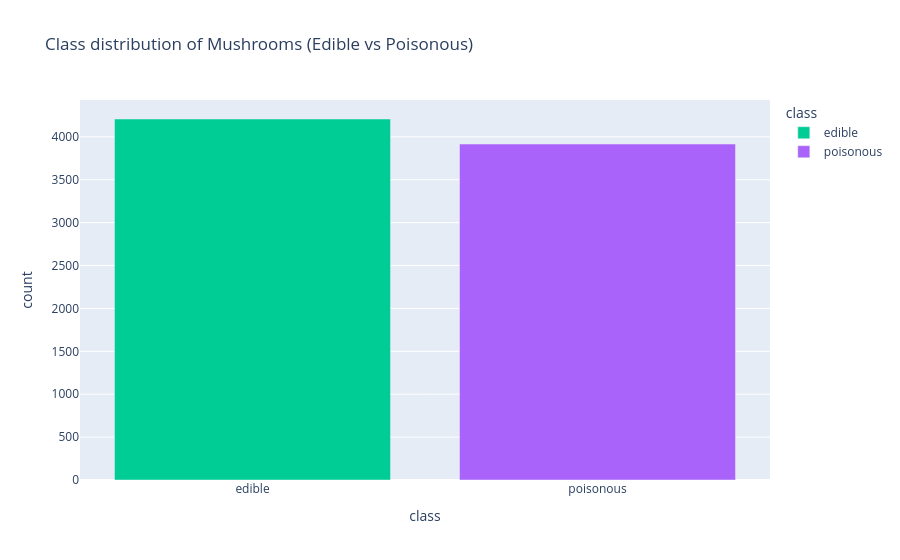

Notebook code for this chart:
### Code cell
# Distribution of target classes
class_counts = df.select(pl.col("class").value_counts(sort=True)).unnest("class")

fig = px.bar(
    class_counts,
    x="class",
    y="count",
    color="class",
    title="Class distribution of Mushrooms (Edible vs Poisonous)",
    color_discrete_map={'edible': '#00cc96', 'poisonous': '#aa63fa'})
fig.show()

### Figure 1 — Plotly figure (JSON) as saved in the notebook; plotly's stock layout.template omitted (floating-point values rounded to 4 significant figures)
{"data": [{"hovertemplate": "class=%{x}<br>count=%{y}<extra></extra>", "legendgroup": "edible", "marker": {"color": "#00cc96", "pattern": {"shape": ""}}, "name": "edible", "orientation": "v", "showlegend": true, "textposition": "auto", "type": "bar", "x": ["edible"], "xaxis": "x", "y": [4208], "yaxis": "y"}, {"hovertemplate": "class=%{x}<br>count=%{y}<extra></extra>", "legendgroup": "poisonous", "marker": {"color": "#aa63fa", "pattern": {"shape": ""}}, "name": "poisonous", "orientation": "v", "showlegend": true, "textposition": "auto", "type": "bar", "x": ["poisonous"], "xaxis": "x", "y": [3916], "yaxis": "y"}], "layout": {"barmode": "relative", "legend": {"title": {"text": "class"}, "tracegroupgap": 0}, "title": {"text": "Class distribution of Mushrooms (Edible vs Poisonous)"}, "xaxis": {"anchor": "y", "categoryarray": ["edible", "poisonous"], "categoryorder": "array", "domain": [0, 1], "title": {"text": "class"}}, "yaxis": {"anchor": "x", "domain": [0, 1], "title": {"text": "count"}}}}
